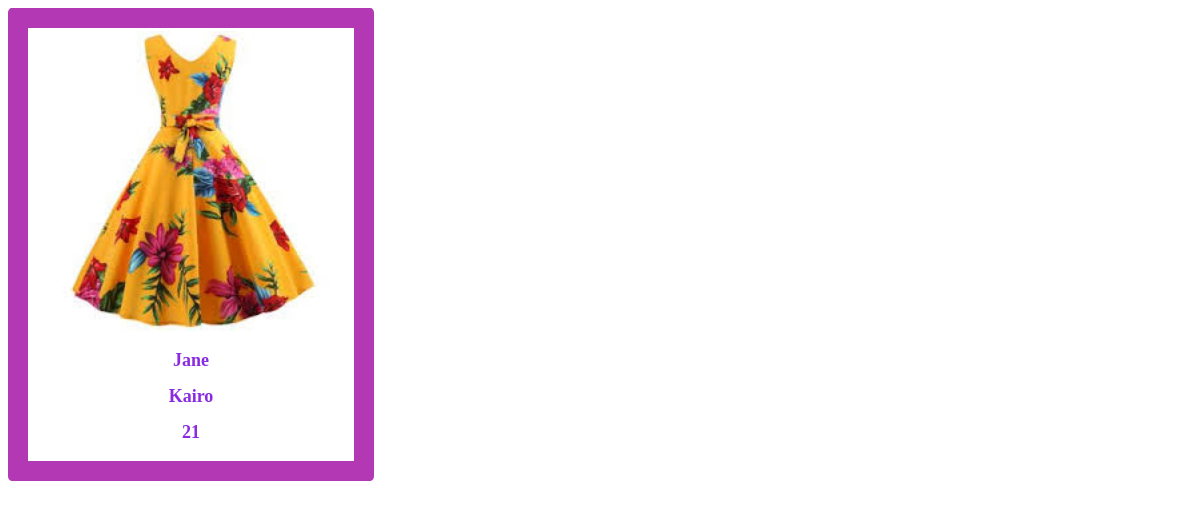
Page /student/profile/4/ on the committed database.
### student/models.py (models this page shows, shortened)
class Student(models.Model):
    first_name=models.CharField(max_length=12,null=True,blank=True)
    last_name=models.CharField(max_length=20,null=True,blank=True)
    age=models.PositiveSmallIntegerField()
    date_of_birth=models.DateField()
    gender_choice=(( u'F',u'Female'),( u'M',u'Male'),( u'O',u'Others'))
    gender=models.CharField(max_length=10,choices=gender_choice ,null=True,blank=True)
    email=models.EmailField(null=True,blank=True)
    student_id=models.CharField(max_length=15,null=True,blank=True)
    phone_number=models.CharField(max_length=13,null=True,blank=True)
    image=models.ImageField(null=True,blank=True)
    city=models.CharField(max_length=10,null=True,blank=True)
    nation=(( u'K',u'Kenya'),( u'U',u'Uganda'),( u'R',u'Rwanda'),( u'S',u'Sudan'),( u'S',u'SouthSudan'))
    nationality=models.CharField(max_length=15,choices=nation,null=True,blank=True)
    languages=(( u'E',u'English'),( u'K',u'Kiswahili'),( u'F',u'French'))
    language=models.CharField(max_length=18,choices=languages,null=True,blank=True)
    medical_report=models.FileField(null=True,blank=True)
    health_records=models.FileField(null=True,blank=True)
    admission_date=models.DateField(max_length=15,null=True,blank=True)
    class_name=models.CharField(max_length=10,null=True,blank=True)
    room_no=models.CharField(max_length=14,null=True,blank=True)
    guardian_phonenumber=models.CharField(max_length=15,null=True,blank=True)
    guardian_name=models.CharField(max_length=20,null=True,blank=True)
    academic_year=models.DateField(null=True,blank=True)
    profile_pic=models.ImageField(upload_to="images")

### student/views.py (the view)
# urls.py: path("profile/<int:id>/",student_profile,name="student_profile"),
def student_profile(request,id) :
    student =Student.objects.get(id=id)
    return render(request ,"student_profile.html",{"student":student})

### student/templates/student_profile.html (shortened to what this page needs)
<!DOCTYPE html>
<html lang="en">
<head>
</head>
<div class="card">
    <img  src="{{student.image.url}}">
    <div class="content">
      <h2>{{student.first_name}}</h2>
      <h2>{{student.last_name}}</h2>
      <h2>{{student.age}}</h2>
    </div>
    </div>
</body>
 </html>

### student/templates/student_profile.html (style rules this page uses)
.card { border: 1px solid #ddd; border: 20px solid rgb(179, 56, 179); border-radius: 1%; padding: 3px; width: 320px; text-align: center; }
img { text-align: center; width: 300px; height: 300px; }
.content { text-align: center; font-size: 12px; color: blueviolet; }

### rows in the picture
Student: image (picture), first_name "Jane", last_name "Kairo", age "21"
